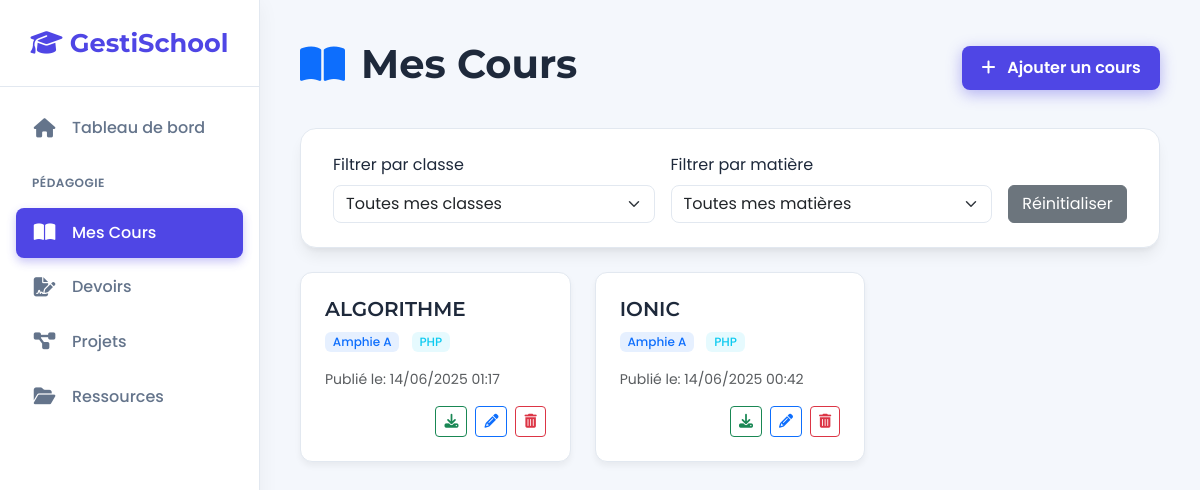
The app's page /enseignant/pedagogie/cours.php (signed in) with its own data.
### tables this page shows
CREATE TABLE IF NOT EXISTS `cours` (
  `id` int NOT NULL AUTO_INCREMENT,
  `titre` varchar(255) DEFAULT NULL,
  `matiere_id` int DEFAULT NULL,
  `classe_id` int DEFAULT NULL,
  `enseignant_id` int DEFAULT NULL,
  `fichier_path` varchar(255) DEFAULT NULL,
  `type_fichier` enum('pdf','doc','ppt','video','lien','autre') DEFAULT NULL,
  `date_publication` datetime DEFAULT CURRENT_TIMESTAMP,
  `annee_id` int DEFAULT NULL,
  PRIMARY KEY (`id`),
  KEY `matiere_id` (`matiere_id`),
  KEY `classe_id` (`classe_id`),
  KEY `enseignant_id` (`enseignant_id`),
  KEY `annee_id` (`annee_id`)
);

CREATE TABLE IF NOT EXISTS `classes` (
  `id` int NOT NULL AUTO_INCREMENT,
  `nom` varchar(50) DEFAULT NULL,
  `niveau` varchar(50) DEFAULT NULL,
  `cycle_id` int DEFAULT NULL,
  `annee_id` int DEFAULT NULL,
  `responsable_id` int DEFAULT NULL,
  `capacite_max` int DEFAULT '30',
  PRIMARY KEY (`id`),
  KEY `cycle_id` (`cycle_id`),
  KEY `annee_id` (`annee_id`),
  KEY `responsable_id` (`responsable_id`)
);

CREATE TABLE IF NOT EXISTS `matieres` (
  `id` int NOT NULL AUTO_INCREMENT,
  `code` varchar(20) DEFAULT NULL,
  `nom` varchar(100) DEFAULT NULL,
  `coefficient` int DEFAULT '1',
  `heures_annuelles` int DEFAULT '60',
  `cycle_id` int DEFAULT NULL,
  PRIMARY KEY (`id`),
  UNIQUE KEY `code` (`code`),
  KEY `cycle_id` (`cycle_id`)
);

### enseignant/pedagogie/cours.php (the view, shortened to what this page needs)
<?php
require_once '../../config/db.php';
$enseignant_id = $_SESSION['user_id'];
$annee_en_cours_id = $pdo->query("SELECT id FROM annees_scolaires WHERE statut = 'en_cours' LIMIT 1")->fetchColumn();
try {
    $sql_cours = "SELECT c.*, cl.nom as classe_nom, m.nom as matiere_nom FROM cours c JOIN classes cl ON c.classe_id = cl.id JOIN matieres m ON c.matiere_id = m.id WHERE c.enseignant_id = ? AND c.annee_id = ? ";
    $params = [$enseignant_id, $annee_en_cours_id];
    $sql_cours .= " ORDER BY c.date_publication DESC";
    $stmt_cours = $pdo->prepare($sql_cours);
    $stmt_cours->execute($params);
    $cours = $stmt_cours->fetchAll();
} catch (PDOException $e) {
    $error_db = "Erreur : " . $e->getMessage();
    $cours = $affectations = $classes_enseignant = $matieres_enseignant = [];
}
?>
<!DOCTYPE html>
<html lang="fr">
<head>
    <link href="https://cdn.jsdelivr.net/npm/bootstrap@5.3.3/dist/css/bootstrap.min.css" rel="stylesheet">
    <link rel="stylesheet" href="https://cdnjs.cloudflare.com/ajax/libs/font-awesome/6.5.2/css/all.min.css">
</head>
<body>
<div class="page-wrapper">
    <aside id="sidebar">
        <div class="sidebar-header"><a href="../dashboard.php" class="logo"><i class="fas fa-graduation-cap"></i> GestiSchool</a></div>
        <nav class="sidebar-nav">
            <ul class="nav flex-column">
                <li class="nav-item"><a class="nav-link" href="../dashboard.php"><i class="fas fa-home"></i> Tableau de bord</a></li>
                <li class="nav-category">Pédagogie</li>
                <li class="nav-item"><a class="nav-link active" href="cours.php"><i class="fas fa-book-open"></i> Mes Cours</a></li>
                <li class="nav-item"><a class="nav-link" href="devoirs.php"><i class="fas fa-file-signature"></i> Devoirs</a></li>
                <li class="nav-item"><a class="nav-link" href="projets.php"><i class="fas fa-project-diagram"></i> Projets</a></li>
                <li class="nav-item"><a class="nav-link" href="ressources.php"><i class="fas fa-folder-open"></i> Ressources</a></li>
            </ul>
        </nav>
    </aside>
    <main id="main-content">
        <header class="main-header">
            <h1 class="d-flex align-items-center"><i class="fas fa-book-open me-3 text-primary"></i> Mes Cours</h1>
            <button class="btn btn-primary-glow" data-bs-toggle="modal" data-bs-target="#coursModal" id="add-cours-btn"><i class="fas fa-plus me-2"></i> Ajouter un cours</button>
        </header>
        <div class="content-card mb-4">
            <form method="GET" action="cours.php" class="row g-3">
                <div class="col-md-5"><label class="form-label">Filtrer par classe</label><select class="form-select" name="classe_id" onchange="this.form.submit()"><option value="">Toutes mes classes</option></select></div>
                <div class="col-md-5"><label class="form-label">Filtrer par matière</label><select class="form-select" name="matiere_id" onchange="this.form.submit()"><option value="">Toutes mes matières</option></select></div>
                <div class="col-md-2 d-flex align-items-end"><a href="cours.php" class="btn btn-secondary w-100">Réinitialiser</a></div>
            </form>
        </div>
        <div class="row g-4">
            <?php if (empty($cours)): ?>
                <div class="col-12"><p class="text-center text-muted mt-5">Vous n'avez ajouté aucun cours pour cette sélection.</p></div>
            <?php else: ?>
                <?php foreach ($cours as $c): ?>
                <div class="col-md-6 col-lg-4">
                    <div class="cours-card">
                        <h5><?= htmlspecialchars($c['titre']) ?></h5>
                        <div class="mb-3">
                            <span class="badge bg-primary bg-opacity-10 text-primary me-2"><?= htmlspecialchars($c['classe_nom']) ?></span>
                            <span class="badge bg-info bg-opacity-10 text-info"><?= htmlspecialchars($c['matiere_nom']) ?></span>
                        </div>
                        <p class="small text-muted">Publié le: <?= date('d/m/Y H:i', strtotime($c['date_publication'])) ?></p>
                        <div class="d-flex justify-content-end gap-2">
                             <?php if ($c['fichier_path']): ?><a href="../../<?= htmlspecialchars($c['fichier_path']) ?>" class="btn btn-sm btn-outline-success" target="_blank"><i class="fas fa-download"></i></a><?php endif; ?>
                            <button class="btn btn-sm btn-outline-primary edit-btn" data-bs-toggle="modal" data-bs-target="#coursModal" data-cours='<?= json_encode($c) ?>'><i class="fas fa-pencil-alt"></i></button>
                            <button class="btn btn-sm btn-outline-danger delete-btn" data-id="<?= $c['id'] ?>"><i class="fas fa-trash-alt"></i></button>
                        </div>
                    </div>
                </div>
                <?php endforeach; ?>
            <?php endif; ?>
        </div>
    </main>
</div>
</body>
</html>

### enseignant/pedagogie/cours.php (style rules this page uses)
:root { --bg-main: #f4f7fc; --sidebar-bg: #ffffff; --card-bg: #ffffff; --primary: #4f46e5; --secondary: #64748b; --accent: #ec4899; --text-dark: #1e293b; --text-light: #64748b; --border-color: #e2e8f0; --font-body: 'Poppins', sans-serif; --font-title: 'Montserrat', sans-serif; }
body { font-family: var(--font-body); background-color: var(--bg-main); color: var(--text-dark); }
.page-wrapper { display: flex; min-height: 100vh; }
#sidebar { width: 260px; position: fixed; top: 0; left: 0; height: 100vh; z-index: 1000; background: var(--sidebar-bg); border-right: 1px solid var(--border-color); box-shadow: 0 4px 20px rgba(0,0,0,0.05); display: flex; flex-direction: column; transition: all 0.3s ease; }
.sidebar-header { padding: 1.5rem; text-align: center; border-bottom: 1px solid var(--border-color); }
.sidebar-header .logo { font-family: var(--font-title); font-size: 1.6rem; color: var(--primary); font-weight: 700; text-decoration: none; }
.sidebar-nav { padding: 1rem; flex-grow: 1; overflow-y: auto; }
.nav-category { font-size: 0.75rem; color: var(--text-light); text-transform: uppercase; padding: 1rem; font-weight: 600; letter-spacing: 0.5px; }
.nav-link { display: flex; align-items: center; padding: 0.8rem 1rem; color: var(--secondary); text-decoration: none; border-radius: 8px; margin-bottom: 5px; font-weight: 500; transition: all 0.3s ease; }
.nav-link i { width: 25px; margin-right: 15px; text-align: center; font-size: 1.2rem; transition: all 0.3s ease; }
.nav-link.active { background: var(--primary); color: #fff; box-shadow: 0 4px 10px rgba(79, 70, 229, 0.3); }
#main-content { margin-left: 260px; width: calc(100% - 260px); padding: 2.5rem; }
.main-header { display: flex; justify-content: space-between; align-items: center; margin-bottom: 2rem; }
.main-header h1 { font-family: var(--font-title); font-weight: 700; }
.content-card { background: var(--card-bg); border: 1px solid var(--border-color); border-radius: 16px; padding: 1.5rem 2rem; box-shadow: 0 10px 15px -3px rgba(0,0,0,0.07), 0 4px 6px -2px rgba(0,0,0,0.05); animation: fadeIn 0.6s ease-out forwards; }
.btn-primary-glow { background-color: var(--primary); color: #fff; border: none; border-radius: 8px; padding: 0.6rem 1.2rem; font-weight: 600; transition: all 0.3s ease; box-shadow: 0 4px 15px rgba(79, 70, 229, 0.4); }
.form-control, .form-select { border-radius: 8px; border-color: var(--border-color); }
.cours-card { background: var(--card-bg); border: 1px solid var(--border-color); border-radius: 12px; padding: 1.5rem; transition: all 0.3s ease; box-shadow: 0 4px 6px rgba(0,0,0,0.05); }
.cours-card h5 { font-family: var(--font-title); font-weight: 600; }
.cours-card .badge { font-weight: 500; }

### records on screen
cours: titre "ALGORITHME", classe.nom "Amphie A", matiere.nom "PHP", date_publication "14/06/2025 01:17"
cours: titre "IONIC", classe.nom "Amphie A", matiere.nom "PHP", date_publication "14/06/2025 00:42"
